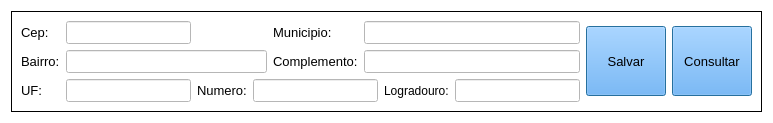
               <widget class="QFrame" name="frame_13">
                <property name="styleSheet">
                 <string notr="true">background-color: rgb(255, 255, 255);</string>
                </property>
                <property name="frameShape">
                 <enum>QFrame::NoFrame</enum>
                </property>
                <property name="frameShadow">
                 <enum>QFrame::Plain</enum>
                </property>
                <layout class="QGridLayout" name="gridLayout_39">
                 <item row="0" column="0">
                  <widget class="QFrame" name="frame_21">
                   <property name="frameShape">
                    <enum>QFrame::Box</enum>
                   </property>
                   <property name="frameShadow">
                    <enum>QFrame::Plain</enum>
                   </property>
                   <layout class="QGridLayout" name="gridLayout_40">
                    <item row="0" column="0">
                     <widget class="QLabel" name="label_91">
                      <property name="font">
                       <font>
                        <family>Arial</family>
                        <pointsize>10</pointsize>
                       </font>
                      </property>
                      <property name="text">
                       <string>Cep:</string>
                      </property>
                     </widget>
                    </item>
                    <item row="2" column="2">
                     <widget class="QLabel" name="label_95">
                      <property name="minimumSize">
                       <size>
                        <width>0</width>
                        <height>0</height>
                       </size>
                      </property>
                      <property name="maximumSize">
                       <size>
                        <width>100</width>
                        <height>111</height>
                       </size>
                      </property>
                      <property name="font">
                       <font>
                        <family>Arial</family>
                        <pointsize>10</pointsize>
                       </font>
                      </property>
                      <property name="text">
                       <string>Numero:</string>
                      </property>
                     </widget>
                    </item>
                    <item row="0" column="5" colspan="3">
                     <widget class="QLineEdit" name="municipioEmpresa">
                      <property name="enabled">
                       <bool>true</bool>
                      </property>
                      <property name="font">
                       <font>
                        <family>Arial</family>
                        <pointsize>10</pointsize>
                       </font>
                      </property>
                      <property name="styleSheet">
                       <string notr="true">background-color: rgb(255, 255, 255);</string>
                      </property>
                     </widget>
                    </item>
                    <item row="2" column="6">
                     <widget class="QLabel" name="label_12">
                      <property name="text">
                       <string>Logradouro:</string>
                      </property>
                     </widget>
                    </item>
                    <item row="1" column="0">
                     <widget class="QLabel" name="label_92">
                      <property name="font">
                       <font>
                        <family>Arial</family>
                        <pointsize>10</pointsize>
                       </font>
                      </property>
                      <property name="text">
                       <string>Bairro:</string>
                      </property>
                     </widget>
                    </item>
                    <item row="2" column="1">
                     <widget class="QLineEdit" name="ufEmpresa">
                      <property name="maximumSize">
                       <size>
                        <width>200</width>
                        <height>16777215</height>
                       </size>
                      </property>
                      <property name="font">
                       <font>
                        <family>Arial</family>
                        <pointsize>10</pointsize>
                       </font>
                      </property>
                      <property name="styleSheet">
                       <string notr="true">background-color: rgb(255, 255, 255);</string>
                      </property>
                      <property name="text">
                       <string/>
                      </property>
                     </widget>
                    </item>
                    <item row="2" column="3" colspan="3">
                     <widget class="QLineEdit" name="numeroEnderecoEmpresa">
                      <property name="font">
                       <font>
                        <family>Arial</family>
                        <pointsize>10</pointsize>
                       </font>
                      </property>
                      <property name="styleSheet">
                       <string notr="true">background-color: rgb(255, 255, 255);</string>
                      </property>
                      <property name="text">
                       <string/>
                      </property>
                     </widget>
                    </item>
                    <item row="1" column="5" colspan="3">
                     <widget class="QLineEdit" name="complementoEmpresa">
                      <property name="enabled">
                       <bool>true</bool>
                      </property>
                      <property name="font">
                       <font>
                        <family>Arial</family>
                        <pointsize>10</pointsize>
                       </font>
                      </property>
                      <property name="styleSheet">
                       <string notr="true">background-color: rgb(255, 255, 255);</string>
                      </property>
                     </widget>
                    </item>
                    <item row="0" column="1">
                     <widget class="QLineEdit" name="cepEmpresa">
                      <property name="font">
                       <font>
                        <family>Arial</family>
                        <pointsize>10</pointsize>
                       </font>
                      </property>
                      <property name="styleSheet">
                       <string notr="true">background-color: rgb(255, 255, 255);</string>
                      </property>
                      <property name="text">
                       <string/>
                      </property>
                     </widget>
                    </item>
                    <item row="0" column="4">
                     <widget class="QLabel" name="label_93">
                      <property name="font">
                       <font>
                        <family>Arial</family>
                        <pointsize>10</pointsize>
                       </font>
                      </property>
                      <property name="text">
                       <string>Municipio:</string>
                      </property>
                     </widget>
                    </item>
                    <item row="0" column="9" rowspan="3">
                     <widget class="QPushButton" name="salvarCliente_7">
                      <property name="maximumSize">
                       <size>
                        <width>86</width>
                        <height>70</height>
                       </size>
                      </property>
                      <property name="font">
                       <font>
                        <pointsize>10</pointsize>
                        <weight>50</weight>
                        <bold>false</bold>
                       </font>
                      </property>
                      <property name="cursor">
                       <cursorShape>PointingHandCursor</cursorShape>
                      </property>
                      <property name="focusPolicy">
                       <enum>Qt::NoFocus</enum>
                      </property>
                      <property name="toolTip">
                       <string>Limpar Formulario</string>
                      </property>
                      <property name="styleSheet">
                       <string notr="true">background-color: rgb(85, 170, 255);</string>
                      </property>
                      <property name="text">
                       <string>Consultar</string>
                      </property>
                      <property name="icon">
                       <iconset>
                        <normaloff>../Imagens/visao-da-empresa.png</normaloff>../Imagens/visao-da-empresa.png</iconset>
                      </property>
                      <property name="iconSize">
                       <size>
                        <width>93</width>
                        <height>30</height>
                       </size>
                      </property>
                      <property name="autoDefault">
                       <bool>true</bool>
                      </property>
                      <property name="default">
                       <bool>true</bool>
                      </property>
                      <property name="flat">
                       <bool>false</bool>
                      </property>
                     </widget>
                    </item>
                    <item row="2" column="0">
                     <widget class="QLabel" name="label_94">
                      <property name="font">
                       <font>
                        <family>Arial</family>
                        <pointsize>10</pointsize>
                       </font>
                      </property>
                      <property name="text">
                       <string>UF:</string>
                      </property>
                     </widget>
                    </item>
                    <item row="2" column="7">
                     <widget class="QLineEdit" name="logradouroEmpresa">
                      <property name="font">
                       <font>
                        <family>Arial</family>
                        <pointsize>10</pointsize>
                        <weight>50</weight>
                        <bold>false</bold>
                       </font>
                      </property>
                      <property name="styleSheet">
                       <string notr="true">background-color: rgb(255, 255, 255);</string>
                      </property>
                      <property name="text">
                       <string/>
                      </property>
                      <property name="alignment">
                       <set>Qt::AlignLeading|Qt::AlignLeft|Qt::AlignVCenter</set>
                      </property>
                      <property name="dragEnabled">
                       <bool>false</bool>
                      </property>
                      <property name="readOnly">
                       <bool>false</bool>
                      </property>
                      <property name="cursorMoveStyle">
                       <enum>Qt::LogicalMoveStyle</enum>
                      </property>
                      <property name="clearButtonEnabled">
                       <bool>false</bool>
                      </property>
                     </widget>
                    </item>
                    <item row="0" column="8" rowspan="3">
                     <widget class="QPushButton" name="cadEmpresa">
                      <property name="maximumSize">
                       <size>
                        <width>82</width>
                        <height>70</height>
                       </size>
                      </property>
                      <property name="font">
                       <font>
                        <pointsize>10</pointsize>
                        <weight>50</weight>
                        <bold>false</bold>
                       </font>
                      </property>
                      <property name="cursor">
                       <cursorShape>PointingHandCursor</cursorShape>
                      </property>
                      <property name="focusPolicy">
                       <enum>Qt::WheelFocus</enum>
                      </property>
                      <property name="toolTip">
                       <string>Salvar novo Cliente</string>
                      </property>
                      <property name="styleSheet">
                       <string notr="true">background-color: rgb(85, 170, 255);</string>
                      </property>
                      <property name="text">
                       <string>Salvar</string>
                      </property>
                      <property name="icon">
                       <iconset>
                        <normaloff>../Imagens/Savar.png</normaloff>../Imagens/Savar.png</iconset>
                      </property>
                      <property name="iconSize">
                       <size>
                        <width>93</width>
                        <height>26</height>
                       </size>
                      </property>
                      <property name="autoDefault">
                       <bool>false</bool>
                      </property>
                      <property name="default">
                       <bool>true</bool>
                      </property>
                      <property name="flat">
                       <bool>false</bool>
                      </property>
                     </widget>
                    </item>
                    <item row="1" column="1" colspan="3">
                     <widget class="QLineEdit" name="bairroEmpresa">
                      <property name="font">
                       <font>
                        <family>Arial</family>
                        <pointsize>10</pointsize>
                       </font>
                      </property>
                      <property name="styleSheet">
                       <string notr="true">background-color: rgb(255, 255, 255);</string>
                      </property>
                      <property name="text">
                       <string/>
                      </property>
                     </widget>
                    </item>
                    <item row="1" column="4">
                     <widget class="QLabel" name="label_96">
                      <property name="font">
                       <font>
                        <family>Arial</family>
                        <pointsize>10</pointsize>
                       </font>
                      </property>
                      <property name="text">
                       <string>Complemento:</string>
                      </property>
                     </widget>
                    </item>
                   </layout>
                  </widget>
                 </item>
                </layout>
               </widget>
